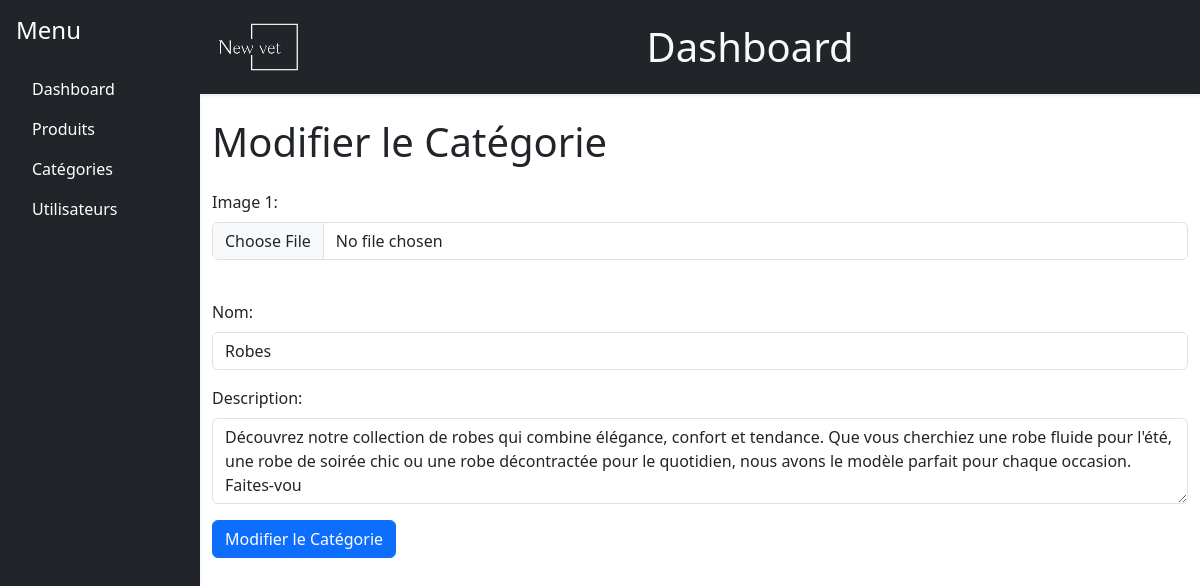
Page /backoffice/category.php?id=1 on the earlier database version.
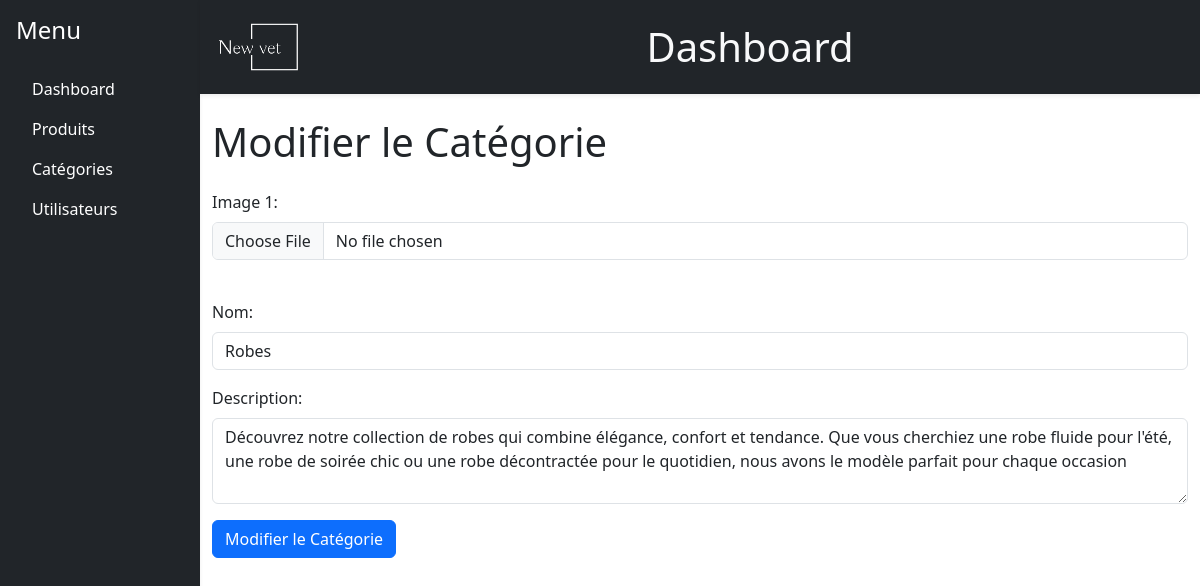
Same page on the later database version.
### tables this page shows
CREATE TABLE `categories` (
  `id` int(11) NOT NULL,
  `nom` varchar(100) NOT NULL,
  `description` varchar(255) NOT NULL
);

### functions.php (called while the page is built, shortened)
<?php
function getCategoryById($con, $category_id){
    $query = "SELECT * FROM categories WHERE id = '$category_id' limit 1";
    $result = mysqli_query($con,$query);
    if($result && mysqli_num_rows($result)> 0){
        $category = mysqli_fetch_assoc($result);
        return $category;
    }
}
?>

### backoffice/category.php (the view, shortened to what this page needs)
<?php
include('../config.php');
include('../functions.php');
$categoryID = isset($_GET['id']) ? intval($_GET['id']) : 0;
$category = getCategoryById($con, $categoryID);
?>
<!DOCTYPE html>
<html lang="fr">
<head>
    <link rel="stylesheet" href="https://cdn.jsdelivr.net/npm/bootstrap-icons@1.11.3/font/bootstrap-icons.min.css">
    <link href="https://cdn.jsdelivr.net/npm/bootstrap@5.3.3/dist/css/bootstrap.min.css" rel="stylesheet">
</head>
<body>
    <div class="container-fluid p-0">
        <div class="row g-0">
            <div class="col-md-2 p-0">
                <?php include 'navbar.php'; ?>
            </div>
            <div class="col-md-10 p-0">
                <?php include 'header.php'; ?>
                <div class="container mt-4">
                    <h1 class="mb-4">Modifier le Catégorie</h1>
                    <form id="categoryForm" method="POST" enctype="multipart/form-data">
                        <div class="row mb-3">
                            <div class="col">
                                <label for="image1" class="form-label">Image 1:</label>
                                <input type="file" id="image1" name="image1" class="form-control" accept="image/*">
                                <div class="img-container">
                                </div>
                            </div>
                        </div>
                        <div class="mb-3">
                            <label for="nom" class="form-label">Nom:</label>
                            <input type="text" id="nom" name="nom" class="form-control" value="<?php echo htmlspecialchars($category['nom']); ?>" required>
                        </div>
                        <div class="mb-3">
                            <label for="description" class="form-label">Description:</label>
                            <textarea id="description" name="description" class="form-control" rows="3" required><?php echo htmlspecialchars($category['description']); ?></textarea>
                        </div>
                        <button type="submit" class="btn btn-primary">Modifier le Catégorie</button>
                    </form>
                </div>
            </div>
        </div>
    </div>
</body>
</html>

Differences in the rows shown:
changed categories "Robes": description "…modèle parfait pour chaque occasion. Faites-vou" → "…modèle parfait pour chaque occasion"
